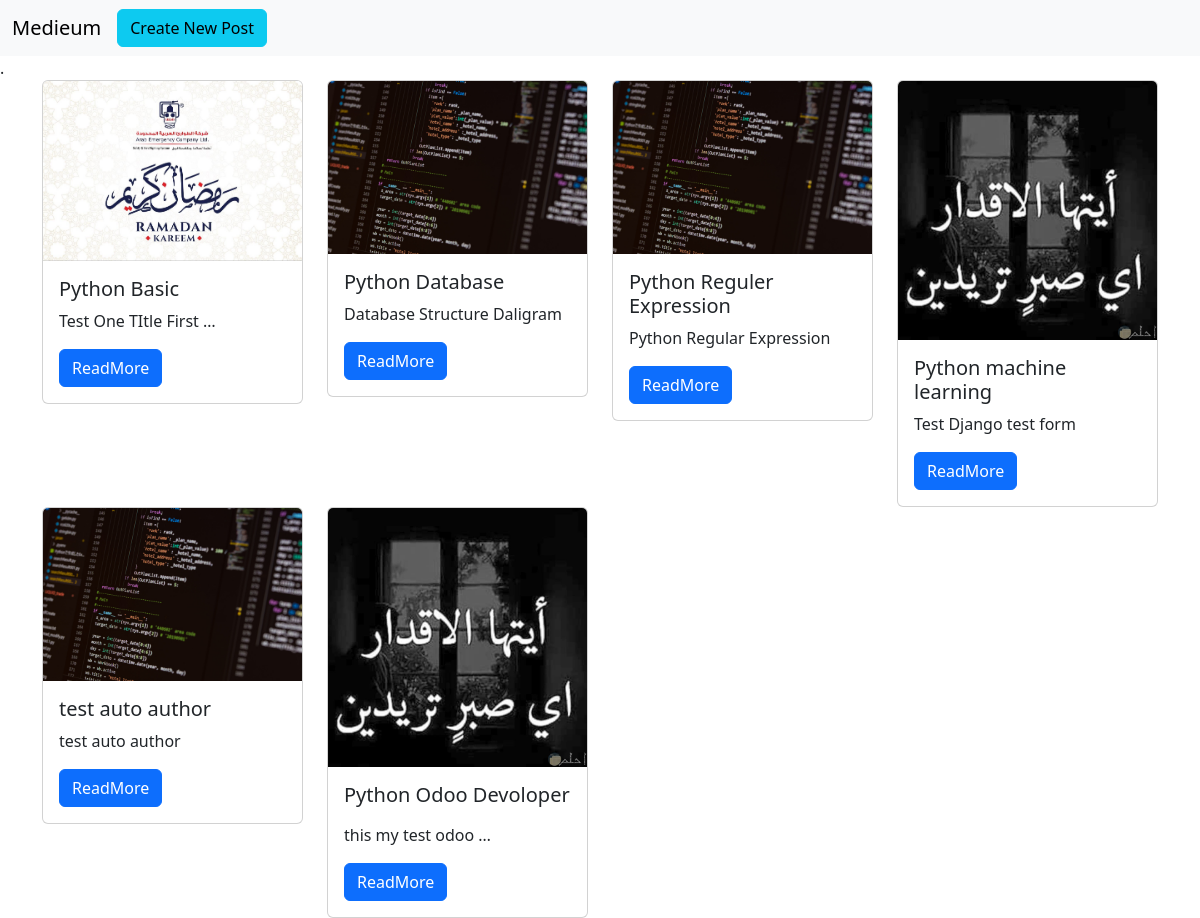
The page /blog/ on the database as committed earlier.
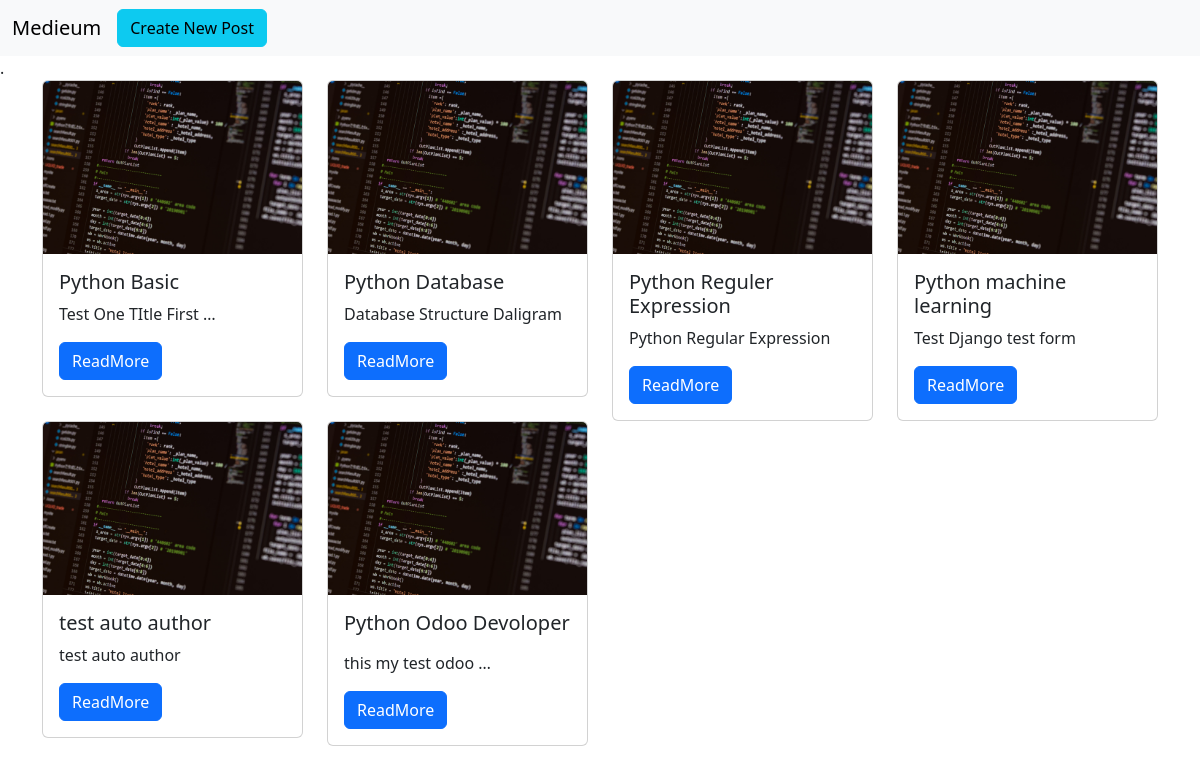
The same page on the database as committed later.
### blog/models.py (models this page shows)
class Post(models.Model):
    title = models.CharField(max_length=100)
    content = models.TextField(max_length=300000)
    create_date = models.DateTimeField(default=timezone.now())
    draft = models.BooleanField(default=True)
    tags = TaggableManager()
    author = models.ForeignKey(User,on_delete=models.SET_NULL,null=True,blank=True,related_name='post_user')
    image =  models.ImageField(upload_to='posts')
    def __str__(self):
        return self.title

### blog/views.py (the view)
# urls.py: path('blog/', PostList.as_view()),
class PostList(ListView):
    model = Post

### blog/templates/blog/post_list.html (shortened to what this page needs)
<!doctype html>
<html lang="en">
  <head>
    <link href="https://cdn.jsdelivr.net/npm/bootstrap@5.3.1/dist/css/bootstrap.min.css" rel="stylesheet">
  </head>
  <body>
    <nav class="navbar navbar-expand-lg bg-body-tertiary">
      <div class="container-fluid">
        <a class="navbar-brand" href="#">Medieum</a>
        <div class="collapse navbar-collapse" id="navbarSupportedContent">
        <a class="btn btn-info me-auto" href="/blog/new">Create New Post</a>
        </div>
      </div>
    </nav>
    .<div class="container">
      <div class="row">
        {%for post in post_list%}
        <div class="col-lg-3">
          <div class="card">
            <img src="{{post.image.url}}" class="card-img-top" alt="...">
            <div class="card-body">
              <h5 class="card-title">{{post}}</h5>
              <p class="card-text"> {{post.content|safe|truncatewords:4}}</p>
              <a href="/blog/{{post.id}}" class="btn btn-primary">ReadMore</a>
            </div>
          </div>
        </div>
        {% endfor %}
      </div>
    </div>
  </body>
</html>

Rows that differ between the two databases and show on the page:
changed Post "Python Basic": image: a different picture
changed Post "Python machine learning": image: a different picture
changed Post "Python Odoo Devoloper": image: a different picture
